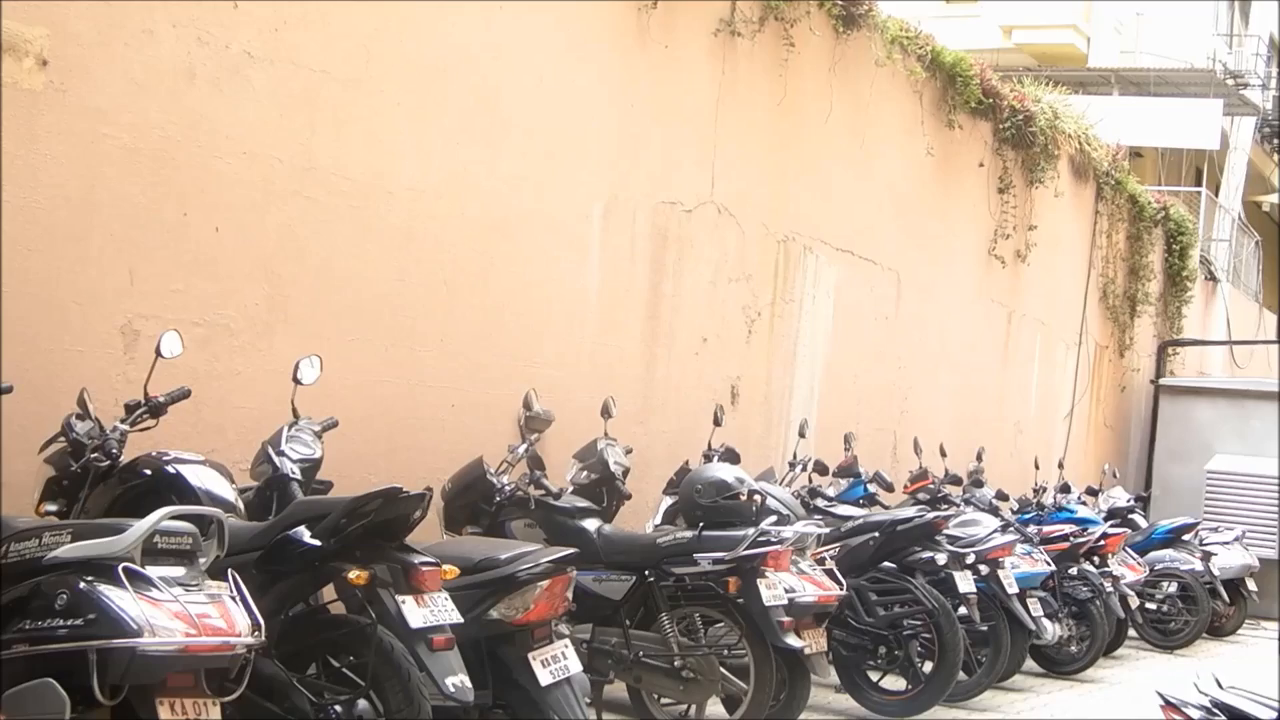
#> input picture frame 13 of camera-tampering-detection/clips/Defocusing.mp4, 1280 x 720 px, given in place of test1.avi, which was not available
$ python camera_temper.py   (older library calls are emulated)
#> lines starting #> are read from the running program, lines starting #| are printed output that depends on the picture; after the words box and inside, x2 and y2 are one past the last pixel; in counts of white or black regions, pixels touching at a corner belong together; long printed decimals are rounded; pictures that were not available may be replaced by others from this repository, and a replacement may not be noted
import numpy as np
import cv2
import argparse
import time
from sklearn.mixture import GaussianMixture as GMM
import time

"""
def detect_edge(frame):
    if len(frame.shape) == 3:
        tmp = cv2.cvtColor(frame, cv2.COLOR_BGR2GRAY)
    else:
        tmp = frame.copy()
    tmp1 = np.uint8(tmp)
    edges = cv2.Canny(tmp1, 25, 75)
    return edges
"""
def detect_edge(frame):
    gray = cv2.cvtColor(frame, cv2.COLOR_BGR2GRAY)
    x = cv2.Sobel(gray, cv2.CV_64F, 1, 0, ksize=3, scale=1)
    y = cv2.Sobel(gray, cv2.CV_64F, 0, 1, ksize=3, scale=1)
    absx = cv2.convertScaleAbs(x)
    absy = cv2.convertScaleAbs(y)
    edge = cv2.addWeighted(absx, 0.5, absy, 0.5, 0)
    return edge

def ECR(frame, prev_frame, width, height, crop=True, dilate_rate = 5):
    safe_div = lambda x,y: 0 if y == 0 else x / y
    if crop:
        startY = int(height * 0.3)
        endY = int(height * 0.8)
        startX = int(width * 0.3)
        endX = int(width * 0.8)
        frame = frame[startY:endY, startX:endX]
        prev_frame = prev_frame[startY:endY, startX:endX]

    gray_image = cv2.cvtColor(frame, cv2.COLOR_BGR2GRAY)
    gray_image2 = np.uint8(gray_image)
    edge = cv2.Canny(gray_image2, 0, 200)
    dilated = cv2.dilate(edge, np.ones((dilate_rate, dilate_rate)))
    inverted = (255 - dilated)
    #gray_image2 = cv2.cvtColor(prev_frame, cv2.COLOR_BGR2GRAY)
    gray_image3 = np.uint8(prev_frame)
    edge2 = cv2.Canny(gray_image3, 0, 200)
    dilated2 = cv2.dilate(edge2, np.ones((dilate_rate, dilate_rate)))
    inverted2 = (255 - dilated2)
    log_and1 = (edge2 & inverted)
    log_and2 = (edge & inverted2)
    pixels_sum_new = np.sum(edge)
    pixels_sum_old = np.sum(edge2)
    out_pixels = np.sum(log_and1)
    in_pixels = np.sum(log_and2)
    r = float(max(safe_div(float(in_pixels), float(pixels_sum_new)), safe_div(float(out_pixels), float(pixels_sum_old))))
    return r

def parse_args():
    parser = argparse.ArgumentParser()
    parser.add_argument('--input', type=str,
                        help='Path to a video or a sequence of image.',
                        default='/home/vinh/big-drive/hanh/Camera/test/test1.avi')
    parser.add_argument('-s', '--scale', type=float,
                        help='Scale down frame', default=1)
    parser.add_argument('--threshold', type=float,
                        help='Decision threshold', default=0.4)
    parser.add_argument('--k', type=float,
                        help='Decision k', default=0.05)
    return parser.parse_args()

if __name__ == "__main__":
    args = parse_args()
    cap = cv2.VideoCapture(args.input)
    fgbg = cv2.createBackgroundSubtractorMOG2()
    width = cap.get(cv2.CAP_PROP_FRAME_WIDTH)
    height = cap.get(cv2.CAP_PROP_FRAME_HEIGHT)
    cap.set(3, width)
    cap.set(4, height)
    cnt = 0
    ECR1 = 0
    tECR = 0
    AECR = 0
    threshold = args.threshold
    k = args.k
    while True:
        ret, frame = cap.read()
#> frame is the input picture: shape (720, 1280, 3); mean B, G, R 153.6, 173, 194.7
        if frame is None:
            break

        t0 = time.time()

        current_frame_number = cap.get(cv2.CAP_PROP_POS_FRAMES)
        fgmask = fgbg.apply(frame)
#> fgmask: shape (720, 1280); every value is 127
        frame1 = cv2.cvtColor(frame, cv2.COLOR_BGR2GRAY)
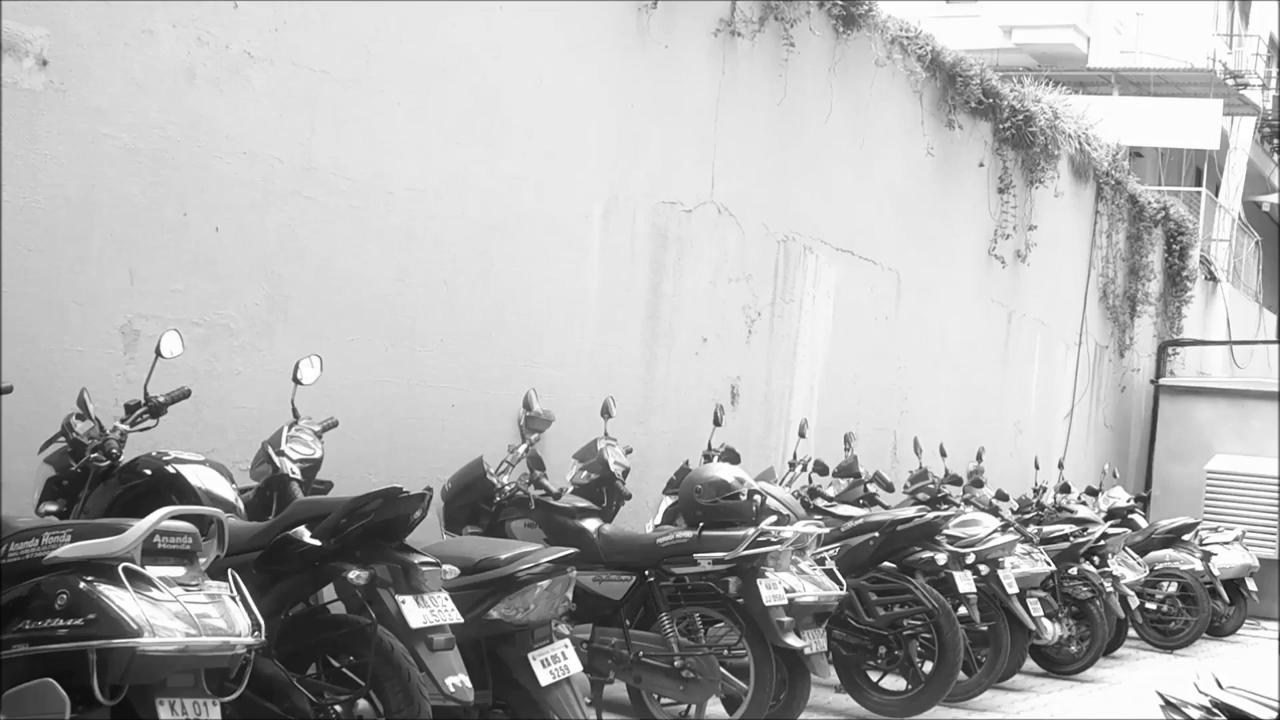
#> frame1: shape (720, 1280); min 7, max 255, mean 177.3
        background = np.absolute(frame1 - fgmask)
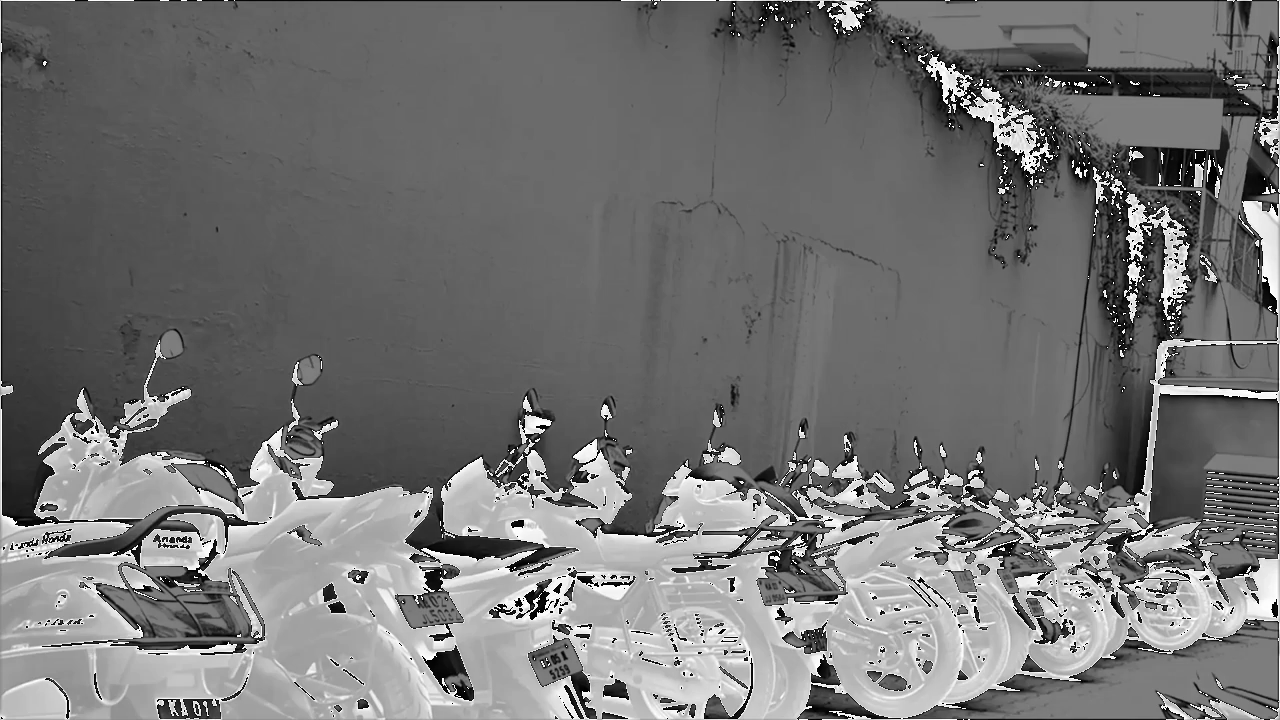
#> background: shape (720, 1280); min 0, max 255, mean 115.7

        ERC1 = ECR(frame, background, width, height)
#> in ECR, `frame = frame[startY:endY, startX:endX]`:
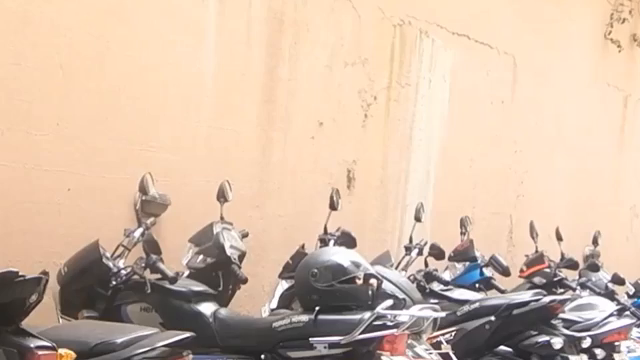
#> frame: shape (360, 640, 3); mean of channels 0, 1, 2 169, 188.9, 213; drawn as B, G, R
#> in ECR, `prev_frame = prev_frame[startY:endY, startX:endX]`:
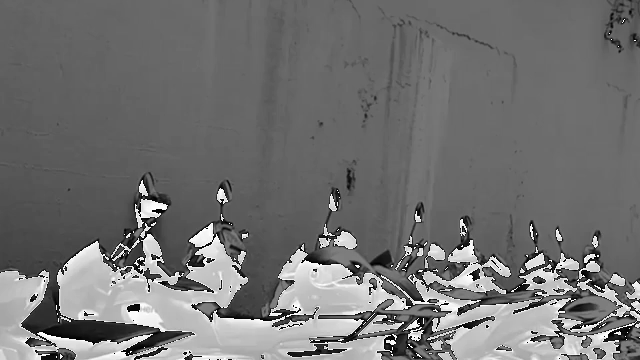
#> prev_frame: shape (360, 640); min 0, max 255, mean 113.5
#> in ECR, `gray_image = cv2.cvtColor(frame, cv2.COLOR_BGR2GRAY)`:
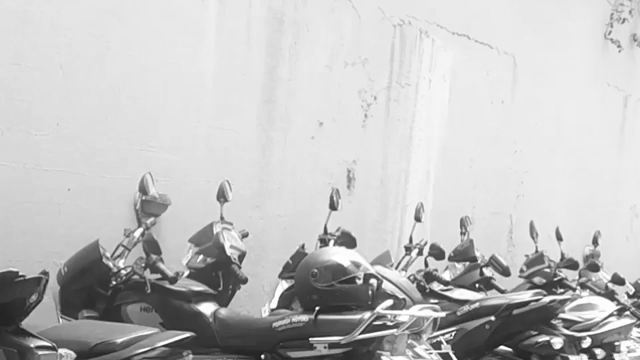
#> gray_image: shape (360, 640); min 24, max 255, mean 193.9
#> in ECR, `edge = cv2.Canny(gray_image2, 0, 200)`:
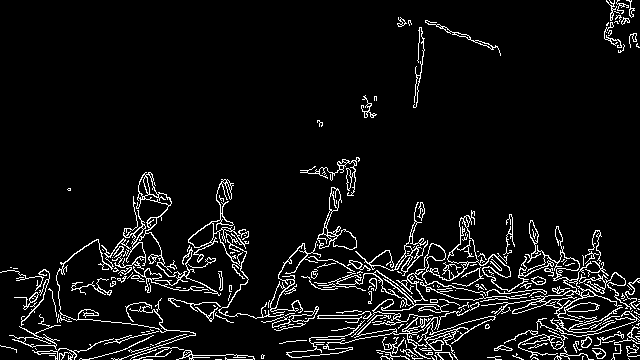
#> edge: shape (360, 640); 6.7% white in thin lines or dots
#> in ECR, `dilated = cv2.dilate(edge, np.ones((dilate_rate, dilate_rate)))`: dilated: shape (360, 640); 25.9% white; 11 white regions, largest, box (x1, y1, x2, y2) and area: (0, 170, 640, 360) 54572, (411, 18, 503, 110) 1518, (602, 0, 640, 55) 1356
#> in ECR, `edge2 = cv2.Canny(gray_image3, 0, 200)`: edge2: shape (360, 640); 6.3% white in thin lines or dots
#> in ECR, `dilated2 = cv2.dilate(edge2, np.ones((dilate_rate, dilate_rate)))`: dilated2: shape (360, 640); 25.9% white; 11 white regions, largest, box (x1, y1, x2, y2) and area: (0, 170, 640, 360) 54167, (593, 0, 640, 60) 1832, (411, 18, 503, 110) 1518
#> in ECR, `log_and1 = (edge2 & inverted)`: log_and1: shape (360, 640); 0.14% white in thin lines or dots
#> in ECR, `log_and2 = (edge & inverted2)`:
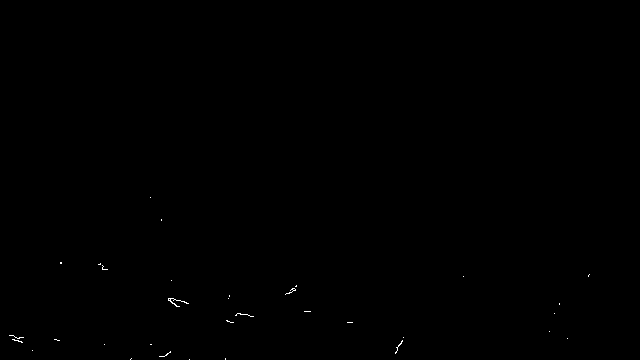
#> log_and2: shape (360, 640); 0.1% white in thin lines or dots, all inside (x1, y1, x2, y2) = (9, 197, 590, 360)
#> in ECR, `pixels_sum_new = np.sum(edge)`: pixels_sum_new = 3959385
#> in ECR, `pixels_sum_old = np.sum(edge2)`: pixels_sum_old = 3716370
#> in ECR, `out_pixels = np.sum(log_and1)`: out_pixels = 82110
#> in ECR, `in_pixels = np.sum(log_and2)`: in_pixels = 57120
#> in ECR, `r = float(max(safe_div(float(in_pixels), float(pixels_sum_new)), safe_..`: r = 0.0221
#> ERC1 = 0.0221
        print(ERC1)
#| 0.02209
        if current_frame_number > 1:
            tECR += ECR(frame, background, width, height)
#> tECR = 0.0221
        else:
            tECR = ECR(frame, background, width, height)
        #print('tecr', tECR)
        AECR = tECR / current_frame_number
#> AECR = 0.00158
        #print('number frame', current_frame_number)
        print('aecr', AECR)
#| aecr 0.001578

        if ECR(frame, background, width, height) > threshold:
            cnt = cnt + 1
        if abs(AECR - ECR(frame, background, width, height)) < k:
            cnt = 0
#> cnt = 0
        if cnt >= 10:
            print('.............')
            cv2.putText(frame,
                       "TAMPERING DETECTED", (5, 30),
                       cv2.FONT_HERSHEY_SIMPLEX, 1,
                       (0, 255, 255), 2)
        cv2.imshow('Frame', frame)
        cv2.imshow('bg', background)
        #print("time:", time.time()-t0)
        keyboard = cv2.waitKey(30)
#> (key Esc is pressed here)
        if keyboard == 'q' or keyboard == 27:
            break

$ run again, starting later in the video
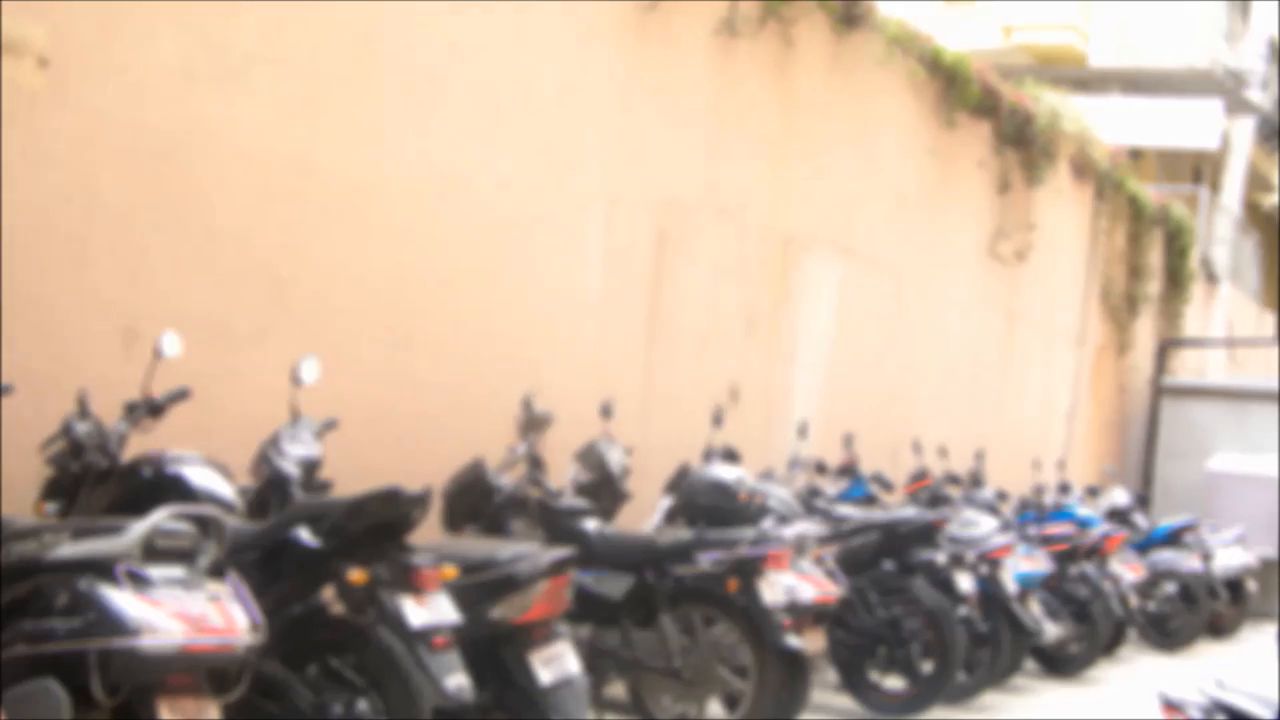
#> input picture frame 61 of camera-tampering-detection/clips/Defocusing.mp4, 1280 x 720 px, given in place of test1.avi, which was not available
#> frame is the input picture: shape (720, 1280, 3); mean B, G, R 156.8, 175.7, 197.2
#> fgmask: shape (720, 1280); every value is 127
#> frame: shape (360, 640, 3)
#> in ECR, `edge = cv2.Canny(gray_image2, 0, 200)`:
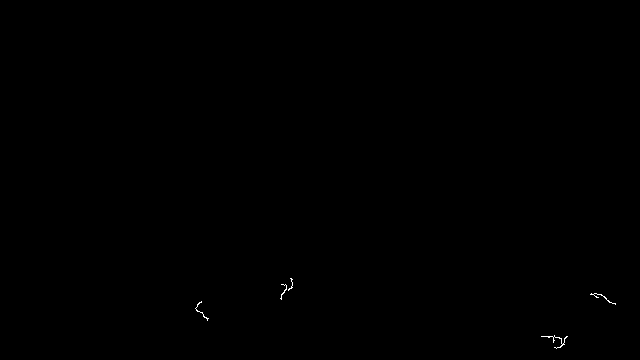
#> edge: shape (360, 640); 0.08% white in thin lines or dots, all inside (x1, y1, x2, y2) = (195, 278, 616, 349)
#> dilated: shape (360, 640); 0.44% white; 4 white regions, box (x1, y1, x2, y2) and area: (539, 333, 570, 351) 318, (278, 276, 295, 302) 254, (588, 291, 618, 307) 229, (193, 299, 211, 323) 206
#> edge2: shape (360, 640); 1.3% white in thin lines or dots, all inside (x1, y1, x2, y2) = (0, 201, 640, 360)
#> dilated2: shape (360, 640); 7.7% white; 22 white regions, largest, box (x1, y1, x2, y2) and area: (48, 231, 389, 360) 8503, (415, 269, 618, 360) 3351, (448, 245, 496, 292) 968
#> in ECR, `log_and1 = (edge2 & inverted)`:
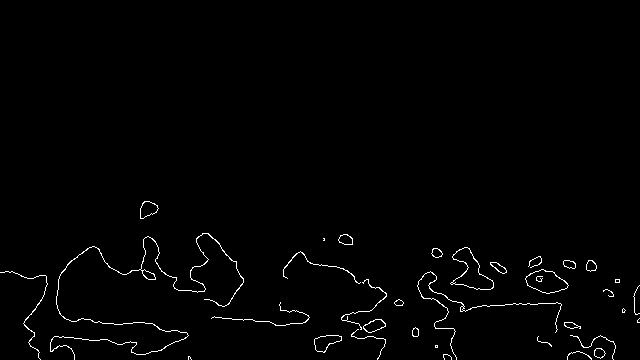
#> log_and1: shape (360, 640); 1.3% white in thin lines or dots, all inside (x1, y1, x2, y2) = (0, 201, 640, 360)
#> log_and2: shape (360, 640); 0.02% white in thin lines or dots, all inside (x1, y1, x2, y2) = (281, 284, 601, 343)
#> pixels_sum_new = 45900
#> pixels_sum_old = 781830
#> out_pixels = 747915
#> in_pixels = 11730
#> r = 0.957
#| 0.9566
#> AECR = 0.0154
#| aecr 0.01543
#> cnt = 1

$ run again, starting later in the video
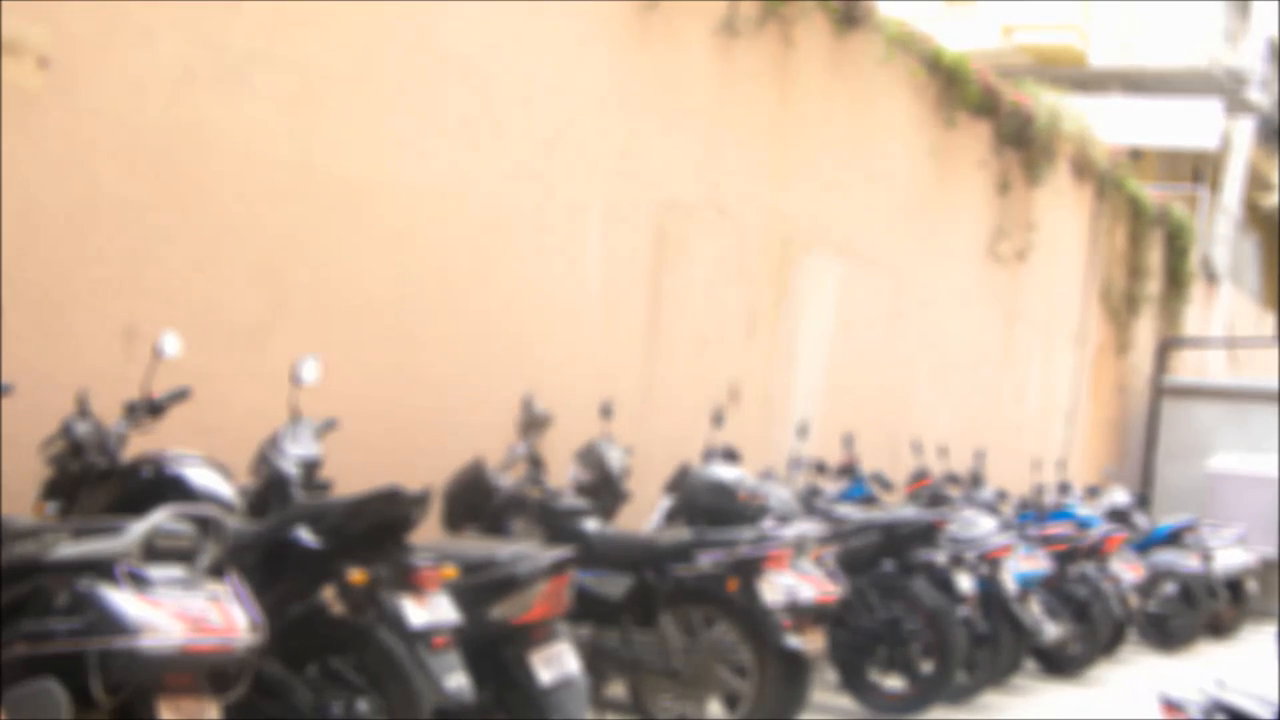
#> input picture frame 109 of camera-tampering-detection/clips/Defocusing.mp4, 1280 x 720 px, given in place of test1.avi, which was not available
#> frame is the input picture: shape (720, 1280, 3); mean B, G, R 155.6, 174.6, 196.4
#> fgmask: shape (720, 1280); every value is 127
#> frame: shape (360, 640, 3)
#> edge: shape (360, 640); 0.01% white in thin lines or dots, all inside (x1, y1, x2, y2) = (280, 291, 288, 311)
#> dilated: shape (360, 640); 0.08% white; 1 white region, box (x1, y1, x2, y2) and area: (278, 289, 290, 313) 185
#> in ECR, `edge2 = cv2.Canny(gray_image3, 0, 200)`:
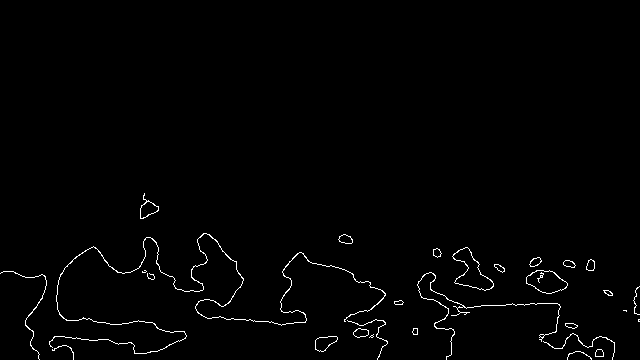
#> edge2: shape (360, 640); 1.2% white in thin lines or dots, all inside (x1, y1, x2, y2) = (0, 193, 640, 360)
#> in ECR, `dilated2 = cv2.dilate(edge2, np.ones((dilate_rate, dilate_rate)))`:
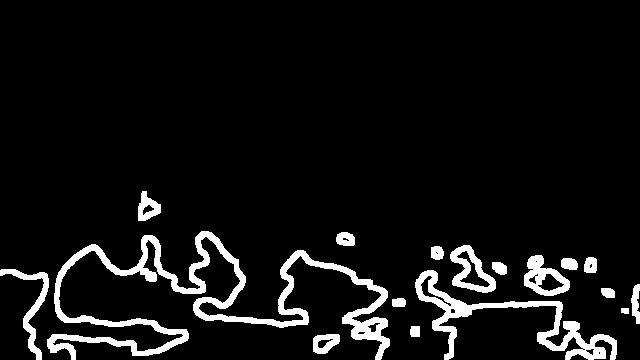
#> dilated2: shape (360, 640); 7.2% white; 17 white regions, largest, box (x1, y1, x2, y2) and area: (47, 231, 390, 360) 8210, (415, 270, 617, 360) 3412, (450, 245, 496, 293) 938
#> log_and2: shape (360, 640); every value is 0
#> pixels_sum_new = 7905
#> pixels_sum_old = 733635
#> out_pixels = 725220
#> in_pixels = 0
#> r = 0.989
#| 0.9885
#> AECR = 0.00899
#| aecr 0.008987
#> cnt = 1
